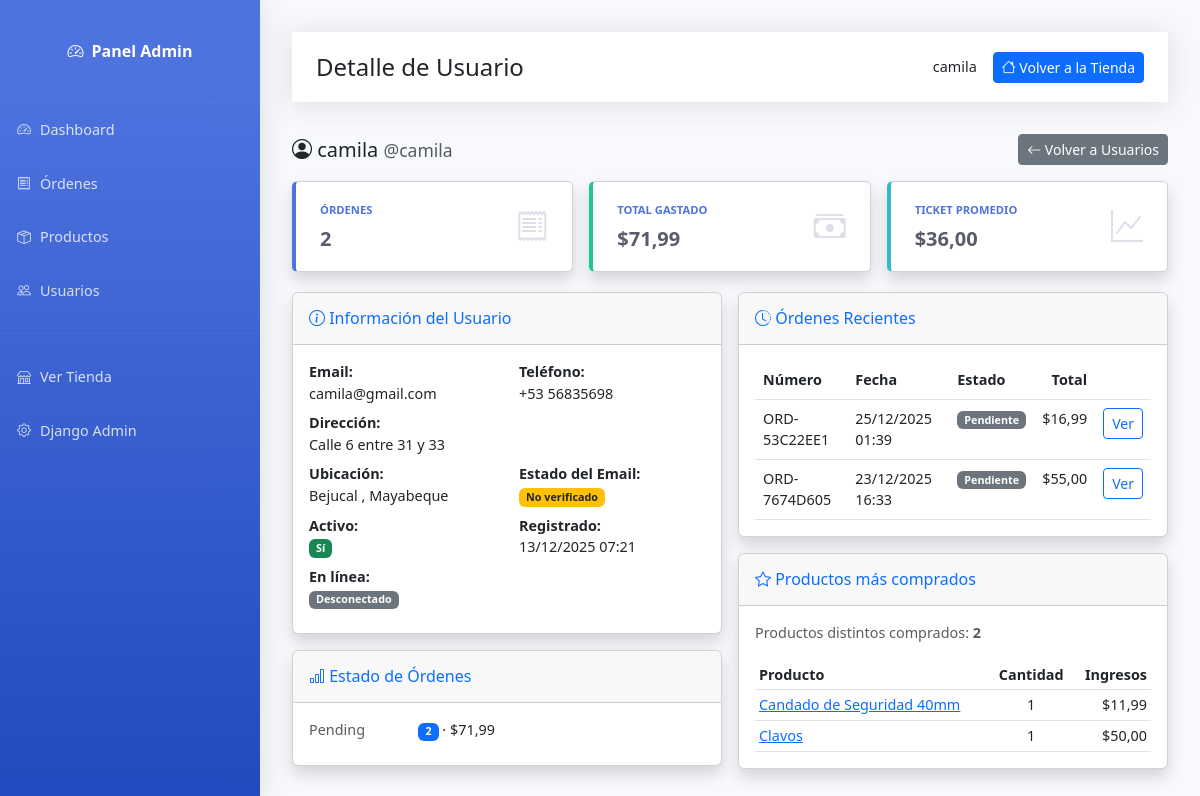
The page /admin-panel/usuario/25/ (signed in) on the database as committed earlier.
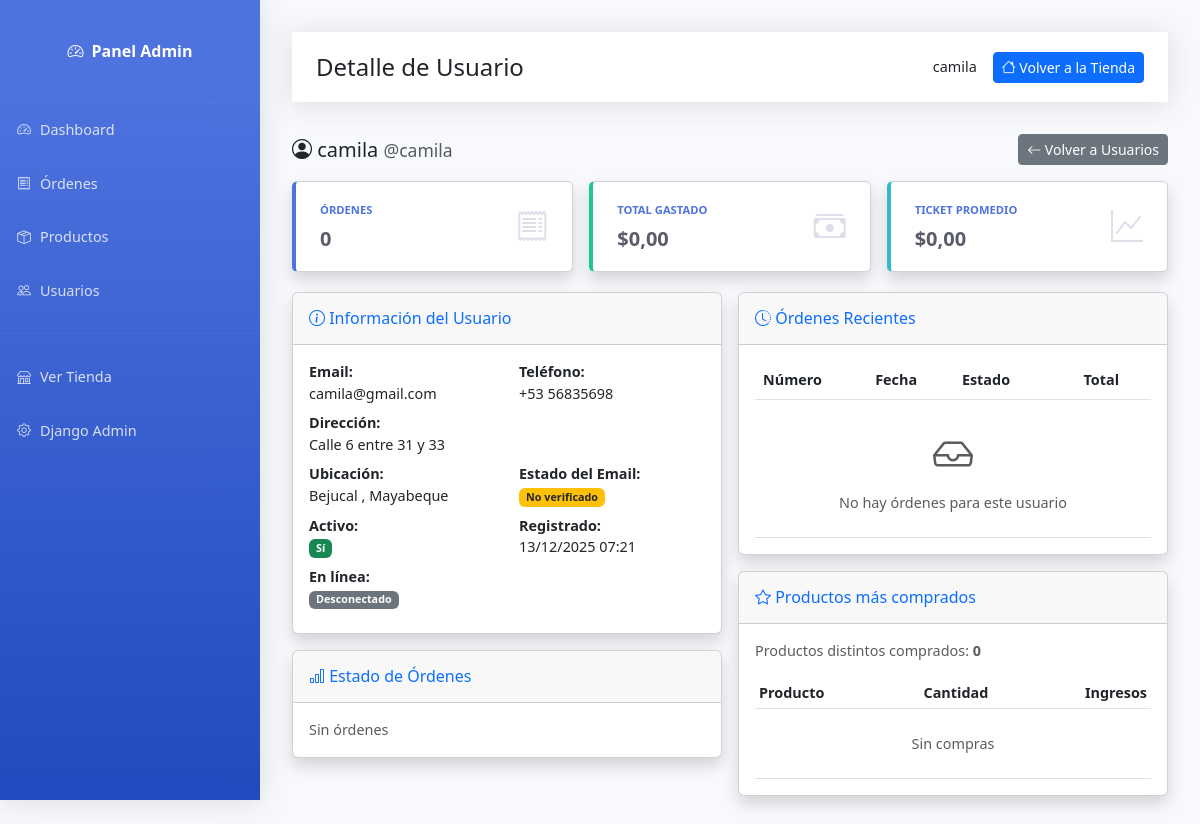
The same page on the database as committed later.
### shop/models.py (models this page shows, shortened)
class Order(models.Model):
    PAYMENT_CHOICES = [
        ('cash', 'Efectivo'),
        ('transfer', 'Transferencia'),
    ]
    STATUS_CHOICES = [
        ('pending', 'Pendiente'),
        ('confirmed', 'Confirmado'),
        ('preparing', 'Preparando'),
        ('in_transit', 'En camino'),
        ('delivered', 'Entregado'),
        ('cancelled', 'Cancelado'),
    ]
    DELIVERY_TIME_CHOICES = [
        ('morning', 'Mañana (8:00 AM - 12:00 PM)'),
        ('afternoon', 'Tarde (12:00 PM - 6:00 PM)'),
        ('evening', 'Noche (6:00 PM - 9:00 PM)'),
    ]
    user = models.ForeignKey(
        User,
        on_delete=models.CASCADE,
        related_name='orders',
        verbose_name="Usuario",
        db_index=True  # ÍNDICE: Para filtrar órdenes por usuario
    )
    order_number = models.CharField(
        max_length=20,
        unique=True,
        verbose_name="Número de orden",
        db_index=True  # ÍNDICE: Para búsqueda por número de orden
    )
    delivery_address = models.TextField(verbose_name="Dirección de entrega")
    delivery_city = models.CharField(max_length=100, verbose_name="Municipio")
    delivery_province = models.CharField(max_length=100, verbose_name="Provincia")
    contact_phone = models.CharField(max_length=17, verbose_name="Teléfono de contacto")
    delivery_date = models.DateField(verbose_name="Fecha de entrega", db_index=True)  # ÍNDICE: Para reportes por fecha
    delivery_time = models.CharField(max_length=50, choices=DELIVERY_TIME_CHOICES, verbose_name="Hora de entrega")
    payment_method = models.CharField(max_length=20, choices=PAYMENT_CHOICES, verbose_name="Método de pago")
    status = models.CharField(
        max_length=20,
        choices=STATUS_CHOICES,
        default='pending',
        verbose_name="Estado",
        db_index=True  # ÍNDICE: Filtro muy común
    )
    subtotal = models.DecimalField(max_digits=10, decimal_places=2, verbose_name="Subtotal")
    delivery_fee = models.DecimalField(max_digits=10, decimal_places=2, default=0, verbose_name="Costo de envío")
    total = models.DecimalField(max_digits=10, decimal_places=2, verbose_name="Total", db_index=True)  # ÍNDICE: Para reportes
    notes = models.TextField(blank=True, verbose_name="Notas adicionales")
    admin_notes = models.TextField(blank=True, verbose_name="Notas del administrador")
    cancellation_reason = models.TextField(blank=True, verbose_name="Motivo de cancelación")
    created_at = models.DateTimeField(auto_now_add=True, verbose_name="Fecha de creación", db_index=True)  # ÍNDICE: Ordenar
    updated_at = models.DateTimeField(auto_now=True, verbose_name="Última actualización")
    class Meta:
        verbose_name = "Orden"
        verbose_name_plural = "Órdenes"
        ordering = ['-created_at']
        indexes = [
            models.Index(fields=['user', '-created_at']),
            models.Index(fields=['status', '-created_at']),
            models.Index(fields=['status', 'user']),
            models.Index(fields=['created_at', 'status']),
        ]

class Product(models.Model):
    category = models.ForeignKey(
        Category,
        on_delete=models.CASCADE,
        related_name='products',
        verbose_name="Categoría",
        db_index=True  # ÍNDICE: Para búsquedas por categoría
    )
    name = models.CharField(max_length=200, verbose_name="Nombre", db_index=True)  # ÍNDICE: Para búsquedas
    description = models.TextField(verbose_name="Descripción")
    price = models.DecimalField(
        max_digits=10,
        decimal_places=2,
        validators=[MinValueValidator(Decimal('0.01'))],
        verbose_name="Precio",
        db_index=True  # ÍNDICE: Para ordenar por precio
    )
    stock = models.IntegerField(
        default=0,
        validators=[MinValueValidator(0)],
        verbose_name="Stock",
        db_index=True  # ÍNDICE: Para filtros de stock
    )
    image = models.ImageField(upload_to='products/', blank=True, null=True, verbose_name="Imagen")
    is_active = models.BooleanField(default=True, verbose_name="Activo", db_index=True)  # ÍNDICE: Filtro común
    featured = models.BooleanField(default=False, verbose_name="Destacado", db_index=True)  # ÍNDICE: Para featured
    sku = models.CharField(max_length=50, unique=True, verbose_name="SKU", db_index=True)  # ÍNDICE: Búsquedas por SKU
    created_at = models.DateTimeField(auto_now_add=True, db_index=True)  # ÍNDICE: Para ordenar
    updated_at = models.DateTimeField(auto_now=True)
    material = models.CharField(
        max_length=100,
        blank=True,
        verbose_name="Material",
        help_text="Ej: Acero galvanizado, Plástico ABS, Madera"
    )
    dimensiones = models.CharField(
        max_length=200,
        blank=True,
        verbose_name="Dimensiones",
        help_text="Ej: 10cm x 5cm x 2cm, Largo 50cm"
    )
    peso = models.DecimalField(
        max_digits=8,  # Permite hasta 999999.99 kg
        decimal_places=2,
        blank=True,
        null=True,
        verbose_name="Peso (kg)",
        help_text="Peso en kilogramos"
    )
    voltaje = models.CharField(
        max_length=50,
        blank=True,
        verbose_name="Voltaje",
        help_text="Ej: 110V, 220V, 12V DC"
    )
    potencia = models.CharField(
        max_length=50,
        blank=True,
        verbose_name="Potencia",
        help_text="Ej: 1500W, 2HP, 750W"
    )
    marca = models.CharField(
        max_length=100,
        blank=True,
        verbose_name="Marca",
        help_text="Fabricante o marca del producto"
    )
    garantia = models.CharField(
        max_length=100,
        blank=True,
        verbose_name="Garantía",
        help_text="Ej: 1 año, 6 meses, Sin garantía"
    )
    color = models.CharField(
        max_length=50,
        blank=True,
        verbose_name="Color",
        help_text="Color principal del producto"
    )
    uso_recomendado = models.TextField(
        blank=True,
        verbose_name="Uso Recomendado",
        help_text="Para qué se recomienda usar este producto"
    )
    class Meta:
        verbose_name = "Producto"
        verbose_name_plural = "Productos"
        ordering = ['-created_at']
        indexes = [
            models.Index(fields=['category', 'is_active', '-created_at']),
            models.Index(fields=['featured', 'is_active']),
            models.Index(fields=['is_active', 'stock']),
            models.Index(fields=['name', 'is_active']),
            models.Index(fields=['marca', 'is_active']),
        ]

### shop/views/admin/users.py (the view)
# urls.py: path('admin-panel/usuario/<int:user_id>/', views.admin_user_detail, name='admin_user_detail'),
@staff_member_required
def admin_user_detail(request, user_id):
    user = get_object_or_404(
        User.objects.select_related('profile').prefetch_related(
            Prefetch(
                'orders',
                queryset=Order.objects.prefetch_related(
                    Prefetch(
                        'items',
                        queryset=OrderItem.objects.select_related(
                            'product',
                            'product__category'
                        )
                    )
                ).order_by('-created_at')
            ),
            Prefetch(
                'cart',
                queryset=Cart.objects.prefetch_related(
                    Prefetch(
                        'items',
                        queryset=CartItem.objects.select_related('product')
                    )
                )
            )
        ),
        pk=user_id
    )
    orders = user.orders.all()  # Ya está prefetcheado
    order_count = orders.count()
    aggregates = orders.aggregate(
        total_spent=Sum('total'),
        avg_order=Avg('total')
    )
    total_spent = aggregates['total_spent'] or 0
    avg_order = aggregates['avg_order'] or 0
    last_order = orders.first()
    status_breakdown = list(
        orders.values('status').annotate(
            count=Count('id'),
            total=Sum('total')
        ).order_by()
    )
    distinct_products = OrderItem.objects.filter(
        order__user=user
    ).values('product').distinct().count()
    top_products = OrderItem.objects.filter(
        order__user=user
    ).values(
        'product__id',
        'product__name'
    ).annotate(
        total_quantity=Sum('quantity'),
        revenue=Sum(
            ExpressionWrapper(
                F('quantity') * F('price'),
                output_field=DecimalField(max_digits=12, decimal_places=2)
            )
        )
    ).order_by('-total_quantity')[:10]
    cart = getattr(user, 'cart', None)  # Ya está prefetcheado
    context = {
        'detail_user': user,
        'profile': getattr(user, 'profile', None),
        'orders': orders,
        'order_count': order_count,
        'total_spent': total_spent,
        'avg_order': avg_order,
        'last_order': last_order,
        'status_breakdown': status_breakdown,
        'distinct_products': distinct_products,
        'top_products': top_products,
        'cart': cart,
    }
    return render(request, 'shop/admin/user_detail.html', context)

### shop/templates/shop/admin/user_detail.html (shortened to what the changed rows need)
{% extends 'shop/admin/base_admin.html' %}
{% block content %}
<div class="row g-3">
    <div class="col-lg-4">
        <div class="card shadow stats-card primary">
            <div class="card-body">
                <div class="d-flex justify-content-between align-items-center">
                    <div>
                        <div class="text-xs">Órdenes</div>
                        <div class="h5">{{ order_count }}</div>
                    </div>
                </div>
            </div>
        </div>
    </div>
    <div class="col-lg-4">
        <div class="card shadow stats-card success">
            <div class="card-body">
                <div class="d-flex justify-content-between align-items-center">
                    <div>
                        <div class="text-xs">Total gastado</div>
                        <div class="h5">${{ total_spent|floatformat:2 }}</div>
                    </div>
                </div>
            </div>
        </div>
    </div>
    <div class="col-lg-4">
        <div class="card shadow stats-card info">
            <div class="card-body">
                <div class="d-flex justify-content-between align-items-center">
                    <div>
                        <div class="text-xs">Ticket promedio</div>
                        <div class="h5">${{ avg_order|default:0|floatformat:2 }}</div>
                    </div>
                </div>
            </div>
        </div>
    </div>
</div>
<div class="row g-3 mt-1">
    <div class="col-lg-6">
        <div class="card shadow">
            <div class="card-body">
                <div class="row">
                    {% for s in status_breakdown %}
                    <div class="col-md-6 mb-2">
                        <div class="d-flex justify-content-between">
                            <span class="text-muted">{{ s.status|capfirst }}</span>
                            <span><span class="badge bg-primary">{{ s.count }}</span> · ${{ s.total|default:0|floatformat:2 }}</span>
                        </div>
                    </div>
                    {% empty %}
                    <div class="col-12 text-muted">Sin órdenes</div>
                    {% endfor %}
                </div>
            </div>
        </div>
    </div>
    <div class="col-lg-6">
        <div class="card shadow mb-3">
            <div class="card-body">
                <div class="table-responsive">
                    <table class="table table-hover mb-0">
                        <thead>
                            <tr>
                                <th>Número</th>
                                <th>Fecha</th>
                                <th>Estado</th>
                                <th class="text-end">Total</th>
                                <th></th>
                            </tr>
                        </thead>
                        <tbody>
                            {% for order in orders %}
                            <tr>
                                <td>{{ order.order_number }}</td>
                                <td>{{ order.created_at|date:"d/m/Y H:i" }}</td>
                                <td><span class="badge bg-secondary">{{ order.get_status_display }}</span></td>
                                <td class="text-end">${{ order.total|floatformat:2 }}</td>
                                <td class="text-end">
                                    <a href="{% url 'shop:admin_order_detail' order.id %}" class="btn btn-sm btn-outline-primary">
                                        Ver
                                    </a>
                                </td>
                            </tr>
                            {% empty %}
                            <tr>
                                <td colspan="5" class="text-center text-muted py-4">
                                    <i class="bi bi-inbox fs-1 d-block mb-2"></i>
                                    No hay órdenes para este usuario
                                </td>
                            </tr>
                            {% endfor %}
                        </tbody>
                    </table>
                </div>
            </div>
        </div>
        <div class="card shadow">
            <div class="card-body">
                <p class="text-muted">Productos distintos comprados: <strong>{{ distinct_products }}</strong></p>
                <div class="table-responsive">
                    <table class="table table-sm table-hover mb-0">
                        <thead>
                            <tr>
                                <th>Producto</th>
                                <th class="text-center">Cantidad</th>
                                <th class="text-end">Ingresos</th>
                            </tr>
                        </thead>
                        <tbody>
                            {% for p in top_products %}
                            <tr>
                                <td>
                                    <a href="{% url 'shop:admin_product_detail' p.product__id %}">{{ p.product__name }}</a>
                                </td>
                                <td class="text-center">{{ p.total_quantity }}</td>
                                <td class="text-end">${{ p.revenue|default:0|floatformat:2 }}</td>
                            </tr>
                            {% empty %}
                            <tr>
                                <td colspan="3" class="text-center text-muted py-4">Sin compras</td>
                            </tr>
                            {% endfor %}
                        </tbody>
                    </table>
                </div>
            </div>
        </div>
    </div>
</div>
{% endblock %}

Rows that differ between the two databases and show on the page:
removed Order: order_number "ORD-53C22EE1", created_at "25/12/2025 01:39", status "Pendiente", total "16,99"
removed Order: order_number "ORD-7674D605", created_at "23/12/2025 16:33", status "Pendiente", total "55,00"
removed Product: product__name "Candado de Seguridad 40mm", total_quantity "1", revenue "11,99"
removed Product: product__name "Clavos", total_quantity "1", revenue "50,00"
Other text that changed with them:
{{ order_count }}: "2" → "0"
{{ total_spent|floatformat:2 }}: "71,99" → "0,00"
{{ avg_order|default:0|floatformat:2 }}: "36,00" → "0,00"
{{ distinct_products }}: "2" → "0"
text now shown: "Sin órdenes No hay órdenes para este usuario Sin compras"
list line gone: "Pending 2 · $ 71,99"
